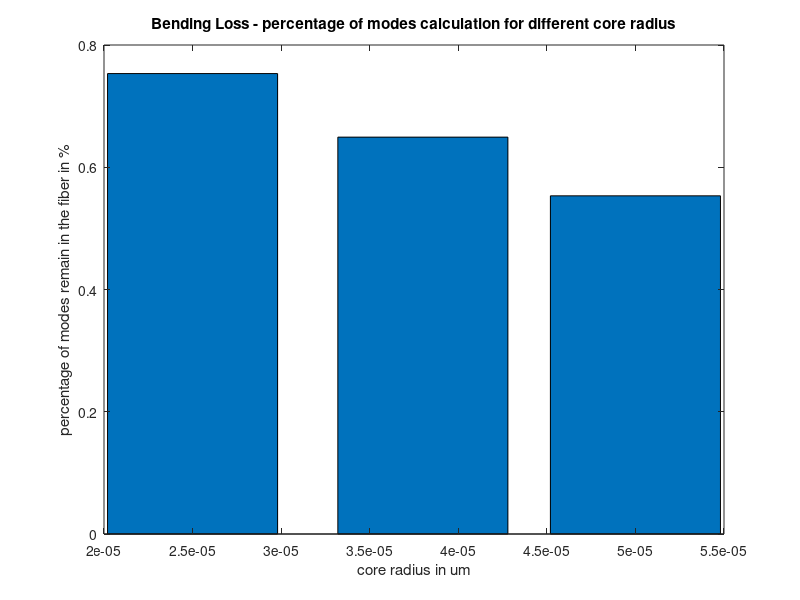

Recreate this plot in MATLAB.
% write a matlab code for bending loss in fiber with different core radius.
lambda = 1550e-9;
alpha = 2;
n1 = 1.48;
diff = 0.01;
R = 2.5e-2;
a = [25e-6; 38e-6; 50e-6];
% propagation constant
k = 2*pi/lambda
% cladding index
n2 = n1*(1-diff)
% ratio Meff/M͚
const1 = power(3/(2*n2*k*R),2/3);
const2 = (alpha + 2)/(2*alpha*diff);
Meffinf = (1 - const2*(2*a/R + const1))

bar(a,Meffinf)
title('Bending Loss - percentage of modes calculation for different core radius');
xlabel('core radius in um');
ylabel('percentage of modes remain in the fiber in %');